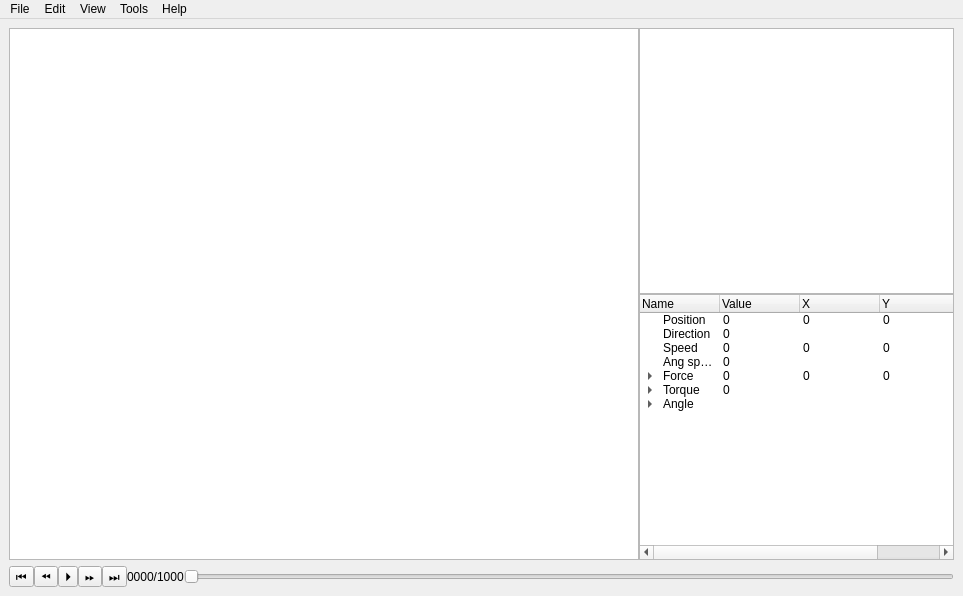
<?xml version="1.0" encoding="UTF-8"?>
<ui version="4.0">
 <class>MainWindow</class>
 <widget class="QMainWindow" name="MainWindow">
  <property name="geometry">
   <rect>
    <x>0</x>
    <y>0</y>
    <width>963</width>
    <height>596</height>
   </rect>
  </property>
  <property name="windowTitle">
   <string>SailsimGUI</string>
  </property>
  <property name="styleSheet">
   <string notr="true"/>
  </property>
  <widget class="QWidget" name="widget">
   <property name="locale">
    <locale language="English" country="Germany"/>
   </property>
   <layout class="QVBoxLayout" name="verticalLayout" stretch="1,0">
    <item>
     <layout class="QHBoxLayout" name="main" stretch="2,1">
      <property name="spacing">
       <number>0</number>
      </property>
      <property name="sizeConstraint">
       <enum>QLayout::SetNoConstraint</enum>
      </property>
      <item>
       <widget class="MapViewView" name="mapView"/>
      </item>
      <item>
       <layout class="QVBoxLayout" name="verticalLayout_3" stretch="1,1">
        <property name="sizeConstraint">
         <enum>QLayout::SetNoConstraint</enum>
        </property>
        <item>
         <widget class="BoatInspectorView" name="boatInspector"/>
        </item>
        <item>
         <widget class="ValueInspectorWidget" name="valueInspector">
          <property name="editTriggers">
           <set>QAbstractItemView::NoEditTriggers</set>
          </property>
          <attribute name="headerCascadingSectionResizes">
           <bool>true</bool>
          </attribute>
          <attribute name="headerDefaultSectionSize">
           <number>80</number>
          </attribute>
          <attribute name="headerMinimumSectionSize">
           <number>30</number>
          </attribute>
          <column>
           <property name="text">
            <string>Name</string>
           </property>
          </column>
          <column>
           <property name="text">
            <string>Value</string>
           </property>
          </column>
          <column>
           <property name="text">
            <string>X</string>
           </property>
          </column>
          <column>
           <property name="text">
            <string>Y</string>
           </property>
          </column>
          <column>
           <property name="text">
            <string>Unit</string>
           </property>
          </column>
          <item>
           <property name="text">
            <string>Position</string>
           </property>
           <property name="text">
            <string>0</string>
           </property>
           <property name="text">
            <string>0</string>
           </property>
           <property name="text">
            <string>0</string>
           </property>
           <property name="text">
            <string>m</string>
           </property>
          </item>
          <item>
           <property name="text">
            <string>Direction</string>
           </property>
           <property name="text">
            <string>0</string>
           </property>
           <property name="text">
            <string/>
           </property>
           <property name="text">
            <string/>
           </property>
           <property name="text">
            <string>Deg</string>
           </property>
          </item>
          <item>
           <property name="text">
            <string>Speed</string>
           </property>
           <property name="text">
            <string>0</string>
           </property>
           <property name="text">
            <string>0</string>
           </property>
           <property name="text">
            <string>0</string>
           </property>
           <property name="text">
            <string>m/s</string>
           </property>
          </item>
          <item>
           <property name="text">
            <string>Ang speed</string>
           </property>
           <property name="text">
            <string>0</string>
           </property>
           <property name="text">
            <string/>
           </property>
           <property name="text">
            <string/>
           </property>
           <property name="text">
            <string>deg/s</string>
           </property>
          </item>
          <item>
           <property name="text">
            <string>Force</string>
           </property>
           <property name="text">
            <string>0</string>
           </property>
           <property name="text">
            <string>0</string>
           </property>
           <property name="text">
            <string>0</string>
           </property>
           <property name="text">
            <string>N</string>
           </property>
           <item>
            <property name="text">
             <string>SailDrag</string>
            </property>
            <property name="text">
             <string>0</string>
            </property>
            <property name="text">
             <string>0</string>
            </property>
            <property name="text">
             <string>0</string>
            </property>
            <property name="text">
             <string>N</string>
            </property>
           </item>
           <item>
            <property name="text">
             <string>SailLift</string>
            </property>
            <property name="text">
             <string>0</string>
            </property>
            <property name="text">
             <string>0</string>
            </property>
            <property name="text">
             <string>0</string>
            </property>
            <property name="text">
             <string>N</string>
            </property>
           </item>
           <item>
            <property name="text">
             <string>CenterboardDrag</string>
            </property>
            <property name="text">
             <string>0</string>
            </property>
            <property name="text">
             <string>0</string>
            </property>
            <property name="text">
             <string>0</string>
            </property>
            <property name="text">
             <string>N</string>
            </property>
           </item>
           <item>
            <property name="text">
             <string>CenterboardLift</string>
            </property>
            <property name="text">
             <string>0</string>
            </property>
            <property name="text">
             <string>0</string>
            </property>
            <property name="text">
             <string>0</string>
            </property>
            <property name="text">
             <string>N</string>
            </property>
           </item>
           <item>
            <property name="text">
             <string>RudderDrag</string>
            </property>
            <property name="text">
             <string>0</string>
            </property>
            <property name="text">
             <string>0</string>
            </property>
            <property name="text">
             <string>0</string>
            </property>
            <property name="text">
             <string>N</string>
            </property>
           </item>
           <item>
            <property name="text">
             <string>RudderLift</string>
            </property>
            <property name="text">
             <string>0</string>
            </property>
            <property name="text">
             <string>0</string>
            </property>
            <property name="text">
             <string>0</string>
            </property>
            <property name="text">
             <string>N</string>
            </property>
           </item>
          </item>
          <item>
           <property name="text">
            <string>Torque</string>
           </property>
           <property name="text">
            <string>0</string>
           </property>
           <property name="text">
            <string/>
           </property>
           <property name="text">
            <string/>
           </property>
           <property name="text">
            <string>Nm</string>
           </property>
           <item>
            <property name="text">
             <string>WaterDrag</string>
            </property>
            <property name="text">
             <string>0</string>
            </property>
            <property name="text">
             <string/>
            </property>
            <property name="text">
             <string/>
            </property>
            <property name="text">
             <string>Nm</string>
            </property>
           </item>
           <item>
            <property name="text">
             <string>Centerboard</string>
            </property>
            <property name="text">
             <string/>
            </property>
            <property name="text">
             <string/>
            </property>
            <property name="text">
             <string/>
            </property>
            <property name="text">
             <string>Nm</string>
            </property>
           </item>
           <item>
            <property name="text">
             <string>Rudder</string>
            </property>
            <property name="text">
             <string>0</string>
            </property>
            <property name="text">
             <string/>
            </property>
            <property name="text">
             <string/>
            </property>
            <property name="text">
             <string>Nm</string>
            </property>
           </item>
           <item>
            <property name="text">
             <string>Hull</string>
            </property>
            <property name="text">
             <string>0</string>
            </property>
            <property name="text">
             <string/>
            </property>
            <property name="text">
             <string/>
            </property>
            <property name="text">
             <string>Nm</string>
            </property>
           </item>
          </item>
          <item>
           <property name="text">
            <string>Angle</string>
           </property>
           <property name="text">
            <string/>
           </property>
           <property name="text">
            <string/>
           </property>
           <property name="text">
            <string/>
           </property>
           <property name="text">
            <string/>
           </property>
           <item>
            <property name="text">
             <string>Main sail</string>
            </property>
            <property name="text">
             <string/>
            </property>
            <property name="text">
             <string/>
            </property>
            <property name="text">
             <string/>
            </property>
            <property name="text">
             <string>Deg</string>
            </property>
           </item>
           <item>
            <property name="text">
             <string>Rudder</string>
            </property>
            <property name="text">
             <string/>
            </property>
            <property name="text">
             <string/>
            </property>
            <property name="text">
             <string/>
            </property>
            <property name="text">
             <string>Deg</string>
            </property>
           </item>
           <item>
            <property name="text">
             <string>LeewayAngle</string>
            </property>
            <property name="text">
             <string/>
            </property>
            <property name="text">
             <string/>
            </property>
            <property name="text">
             <string/>
            </property>
            <property name="text">
             <string>Deg</string>
            </property>
           </item>
          </item>
         </widget>
        </item>
       </layout>
      </item>
     </layout>
    </item>
    <item>
     <layout class="QHBoxLayout" name="controlBar">
      <property name="spacing">
       <number>0</number>
      </property>
      <item>
       <widget class="QToolButton" name="buttonStartFrame">
        <property name="text">
         <string>⏮</string>
        </property>
       </widget>
      </item>
      <item>
       <widget class="QToolButton" name="buttonDecFrame">
        <property name="text">
         <string>⏪</string>
        </property>
        <property name="autoRepeat">
         <bool>true</bool>
        </property>
        <property name="autoRepeatDelay">
         <number>200</number>
        </property>
        <property name="autoRepeatInterval">
         <number>50</number>
        </property>
       </widget>
      </item>
      <item>
       <widget class="QToolButton" name="buttonPlay">
        <property name="text">
         <string>⏵</string>
        </property>
        <property name="checkable">
         <bool>true</bool>
        </property>
        <property name="checked">
         <bool>false</bool>
        </property>
       </widget>
      </item>
      <item>
       <widget class="QToolButton" name="buttonIncFrame">
        <property name="text">
         <string>⏩</string>
        </property>
        <property name="autoRepeat">
         <bool>true</bool>
        </property>
        <property name="autoRepeatDelay">
         <number>200</number>
        </property>
        <property name="autoRepeatInterval">
         <number>50</number>
        </property>
       </widget>
      </item>
      <item>
       <widget class="QToolButton" name="buttonEndFrame">
        <property name="text">
         <string>⏭</string>
        </property>
       </widget>
      </item>
      <item>
       <widget class="QLabel" name="frameNr">
        <property name="text">
         <string>0000/1000</string>
        </property>
       </widget>
      </item>
      <item>
       <widget class="QSlider" name="timeSlider">
        <property name="cursor">
         <cursorShape>OpenHandCursor</cursorShape>
        </property>
        <property name="maximum">
         <number>1024</number>
        </property>
        <property name="orientation">
         <enum>Qt::Horizontal</enum>
        </property>
       </widget>
      </item>
     </layout>
    </item>
   </layout>
  </widget>
  <widget class="QMenuBar" name="menubar">
   <property name="geometry">
    <rect>
     <x>0</x>
     <y>0</y>
     <width>963</width>
     <height>26</height>
    </rect>
   </property>
   <widget class="QMenu" name="menuFile">
    <property name="title">
     <string>File</string>
    </property>
    <addaction name="actionNew"/>
    <addaction name="actionOpen"/>
   </widget>
   <widget class="QMenu" name="menuEdit">
    <property name="title">
     <string>Edit</string>
    </property>
   </widget>
   <widget class="QMenu" name="menuView">
    <property name="title">
     <string>View</string>
    </property>
    <addaction name="actionShowWaypoints"/>
    <addaction name="actionShowWaypointLink"/>
    <addaction name="actionShowMainSailMapView"/>
    <addaction name="actionShowRudderMapView"/>
    <addaction name="separator"/>
    <addaction name="actionShowBoat"/>
    <addaction name="actionShowMainSailBoatInspector"/>
    <addaction name="actionShowRudderBoatInspector"/>
    <addaction name="actionShowBoatDirection"/>
    <addaction name="actionShowSpeed"/>
    <addaction name="actionShowForces"/>
   </widget>
   <widget class="QMenu" name="menuHelp">
    <property name="title">
     <string>Help</string>
    </property>
    <addaction name="actionOpenGithub"/>
   </widget>
   <widget class="QMenu" name="menuTools">
    <property name="title">
     <string>Tools</string>
    </property>
   </widget>
   <addaction name="menuFile"/>
   <addaction name="menuEdit"/>
   <addaction name="menuView"/>
   <addaction name="menuTools"/>
   <addaction name="menuHelp"/>
  </widget>
  <action name="actionNew">
   <property name="text">
    <string>New</string>
   </property>
   <property name="shortcut">
    <string>Ctrl+N</string>
   </property>
  </action>
  <action name="actionOpen">
   <property name="text">
    <string>Open</string>
   </property>
   <property name="shortcut">
    <string>Ctrl+O</string>
   </property>
  </action>
  <action name="actionOpenGithub">
   <property name="text">
    <string>Open Github</string>
   </property>
   <property name="toolTip">
    <string>Open the sailsim repository on Github</string>
   </property>
  </action>
  <action name="actionShowWaypoints">
   <property name="checkable">
    <bool>true</bool>
   </property>
   <property name="text">
    <string>Waypoints</string>
   </property>
  </action>
  <action name="actionShowMainSailMapView">
   <property name="checkable">
    <bool>true</bool>
   </property>
   <property name="text">
    <string>Main sail</string>
   </property>
  </action>
  <action name="actionShowMainSailBoatInspector">
   <property name="checkable">
    <bool>true</bool>
   </property>
   <property name="text">
    <string>Main sail</string>
   </property>
  </action>
  <action name="actionShowRudderMapView">
   <property name="checkable">
    <bool>true</bool>
   </property>
   <property name="text">
    <string>Rudder</string>
   </property>
  </action>
  <action name="actionShowRudderBoatInspector">
   <property name="checkable">
    <bool>true</bool>
   </property>
   <property name="text">
    <string>Rudder</string>
   </property>
   <property name="toolTip">
    <string>Show Rudder in Boat Inspector</string>
   </property>
  </action>
  <action name="actionShowWaypointLink">
   <property name="checkable">
    <bool>true</bool>
   </property>
   <property name="text">
    <string>Waypoint link</string>
   </property>
  </action>
  <action name="actionShowBoat">
   <property name="checkable">
    <bool>true</bool>
   </property>
   <property name="text">
    <string>Boat</string>
   </property>
  </action>
  <action name="actionShowBoatDirection">
   <property name="checkable">
    <bool>true</bool>
   </property>
   <property name="text">
    <string>Direction</string>
   </property>
  </action>
  <action name="actionShowSpeed">
   <property name="checkable">
    <bool>true</bool>
   </property>
   <property name="text">
    <string>Speed</string>
   </property>
  </action>
  <action name="actionShowForces">
   <property name="checkable">
    <bool>true</bool>
   </property>
   <property name="text">
    <string>Forces</string>
   </property>
  </action>
 </widget>
 <customwidgets>
  <customwidget>
   <class>ValueInspectorWidget</class>
   <extends>QTreeWidget</extends>
   <header>sailsim.gui.valueInspector</header>
  </customwidget>
  <customwidget>
   <class>MapViewView</class>
   <extends>QGraphicsView</extends>
   <header>sailsim.gui.mapView</header>
  </customwidget>
  <customwidget>
   <class>BoatInspectorView</class>
   <extends>QGraphicsView</extends>
   <header>sailsim.gui.boatInspector</header>
  </customwidget>
 </customwidgets>
 <tabstops>
  <tabstop>buttonStartFrame</tabstop>
  <tabstop>buttonDecFrame</tabstop>
  <tabstop>buttonPlay</tabstop>
  <tabstop>buttonIncFrame</tabstop>
  <tabstop>buttonEndFrame</tabstop>
  <tabstop>timeSlider</tabstop>
 </tabstops>
 <resources/>
 <connections>
  <connection>
   <sender>timeSlider</sender>
   <signal>valueChanged(int)</signal>
   <receiver>MainWindow</receiver>
   <slot>updateFrame(int)</slot>
   <hints>
    <hint type="sourcelabel">
     <x>354</x>
     <y>571</y>
    </hint>
    <hint type="destinationlabel">
     <x>296</x>
     <y>450</y>
    </hint>
   </hints>
  </connection>
  <connection>
   <sender>buttonIncFrame</sender>
   <signal>clicked()</signal>
   <receiver>MainWindow</receiver>
   <slot>incFrame()</slot>
   <hints>
    <hint type="sourcelabel">
     <x>119</x>
     <y>583</y>
    </hint>
    <hint type="destinationlabel">
     <x>138</x>
     <y>475</y>
    </hint>
   </hints>
  </connection>
  <connection>
   <sender>buttonDecFrame</sender>
   <signal>clicked()</signal>
   <receiver>MainWindow</receiver>
   <slot>decFrame()</slot>
   <hints>
    <hint type="sourcelabel">
     <x>65</x>
     <y>583</y>
    </hint>
    <hint type="destinationlabel">
     <x>42</x>
     <y>408</y>
    </hint>
   </hints>
  </connection>
  <connection>
   <sender>buttonPlay</sender>
   <signal>clicked(bool)</signal>
   <receiver>MainWindow</receiver>
   <slot>pressedPlay(bool)</slot>
   <hints>
    <hint type="sourcelabel">
     <x>95</x>
     <y>583</y>
    </hint>
    <hint type="destinationlabel">
     <x>73</x>
     <y>445</y>
    </hint>
   </hints>
  </connection>
  <connection>
   <sender>buttonStartFrame</sender>
   <signal>clicked()</signal>
   <receiver>MainWindow</receiver>
   <slot>startFrame()</slot>
   <hints>
    <hint type="sourcelabel">
     <x>29</x>
     <y>571</y>
    </hint>
    <hint type="destinationlabel">
     <x>30</x>
     <y>490</y>
    </hint>
   </hints>
  </connection>
  <connection>
   <sender>buttonEndFrame</sender>
   <signal>clicked()</signal>
   <receiver>MainWindow</receiver>
   <slot>endFrame()</slot>
   <hints>
    <hint type="sourcelabel">
     <x>139</x>
     <y>572</y>
    </hint>
    <hint type="destinationlabel">
     <x>149</x>
     <y>524</y>
    </hint>
   </hints>
  </connection>
  <connection>
   <sender>actionShowMainSailMapView</sender>
   <signal>toggled(bool)</signal>
   <receiver>MainWindow</receiver>
   <slot>actionViewShowMainSailMapView(bool)</slot>
   <hints>
    <hint type="sourcelabel">
     <x>-1</x>
     <y>-1</y>
    </hint>
    <hint type="destinationlabel">
     <x>481</x>
     <y>297</y>
    </hint>
   </hints>
  </connection>
  <connection>
   <sender>actionShowRudderMapView</sender>
   <signal>toggled(bool)</signal>
   <receiver>MainWindow</receiver>
   <slot>actionViewShowRudderMapView(bool)</slot>
   <hints>
    <hint type="sourcelabel">
     <x>-1</x>
     <y>-1</y>
    </hint>
    <hint type="destinationlabel">
     <x>481</x>
     <y>297</y>
    </hint>
   </hints>
  </connection>
  <connection>
   <sender>actionShowWaypointLink</sender>
   <signal>toggled(bool)</signal>
   <receiver>MainWindow</receiver>
   <slot>actionViewShowWaypointLink(bool)</slot>
   <hints>
    <hint type="sourcelabel">
     <x>-1</x>
     <y>-1</y>
    </hint>
    <hint type="destinationlabel">
     <x>481</x>
     <y>297</y>
    </hint>
   </hints>
  </connection>
  <connection>
   <sender>actionShowWaypoints</sender>
   <signal>toggled(bool)</signal>
   <receiver>MainWindow</receiver>
   <slot>actionViewShowWaypoints(bool)</slot>
   <hints>
    <hint type="sourcelabel">
     <x>-1</x>
     <y>-1</y>
    </hint>
    <hint type="destinationlabel">
     <x>481</x>
     <y>297</y>
    </hint>
   </hints>
  </connection>
  <connection>
   <sender>actionShowMainSailBoatInspector</sender>
   <signal>toggled(bool)</signal>
   <receiver>MainWindow</receiver>
   <slot>actionViewShowMainSailBoatInspector(bool)</slot>
   <hints>
    <hint type="sourcelabel">
     <x>-1</x>
     <y>-1</y>
    </hint>
    <hint type="destinationlabel">
     <x>481</x>
     <y>297</y>
    </hint>
   </hints>
  </connection>
  <connection>
   <sender>actionShowRudderBoatInspector</sender>
   <signal>toggled(bool)</signal>
   <receiver>MainWindow</receiver>
   <slot>actionViewShowRudderBoatInspector(bool)</slot>
   <hints>
    <hint type="sourcelabel">
     <x>-1</x>
     <y>-1</y>
    </hint>
    <hint type="destinationlabel">
     <x>481</x>
     <y>297</y>
    </hint>
   </hints>
  </connection>
  <connection>
   <sender>actionShowSpeed</sender>
   <signal>toggled(bool)</signal>
   <receiver>MainWindow</receiver>
   <slot>actionViewShowSpeed(bool)</slot>
   <hints>
    <hint type="sourcelabel">
     <x>-1</x>
     <y>-1</y>
    </hint>
    <hint type="destinationlabel">
     <x>481</x>
     <y>297</y>
    </hint>
   </hints>
  </connection>
  <connection>
   <sender>actionShowForces</sender>
   <signal>toggled(bool)</signal>
   <receiver>MainWindow</receiver>
   <slot>actionViewShowForces(bool)</slot>
   <hints>
    <hint type="sourcelabel">
     <x>-1</x>
     <y>-1</y>
    </hint>
    <hint type="destinationlabel">
     <x>481</x>
     <y>297</y>
    </hint>
   </hints>
  </connection>
  <connection>
   <sender>actionShowBoatDirection</sender>
   <signal>toggled(bool)</signal>
   <receiver>MainWindow</receiver>
   <slot>actionViewShowBoatDirection(bool)</slot>
   <hints>
    <hint type="sourcelabel">
     <x>-1</x>
     <y>-1</y>
    </hint>
    <hint type="destinationlabel">
     <x>481</x>
     <y>297</y>
    </hint>
   </hints>
  </connection>
  <connection>
   <sender>actionShowBoat</sender>
   <signal>toggled(bool)</signal>
   <receiver>MainWindow</receiver>
   <slot>actionViewShowBoat(bool)</slot>
   <hints>
    <hint type="sourcelabel">
     <x>-1</x>
     <y>-1</y>
    </hint>
    <hint type="destinationlabel">
     <x>481</x>
     <y>297</y>
    </hint>
   </hints>
  </connection>
 </connections>
 <slots>
  <slot>updateFrame(int)</slot>
  <slot>incFrame()</slot>
  <slot>decFrame()</slot>
  <slot>pressedPlay(bool)</slot>
  <slot>startFrame()</slot>
  <slot>endFrame()</slot>
  <slot>actionViewShowMainSailMapView(bool)</slot>
  <slot>actionViewShowRudderMapView(bool)</slot>
  <slot>actionViewShowWaypointLink(bool)</slot>
  <slot>actionViewShowWaypoints(bool)</slot>
  <slot>actionViewShowRudderBoatInspector(bool)</slot>
  <slot>actionViewShowMainSailBoatInspector(bool)</slot>
  <slot>actionViewShowBoat(bool)</slot>
  <slot>actionViewShowBoatDirection(bool)</slot>
  <slot>actionViewShowSpeed(bool)</slot>
  <slot>actionViewShowForces(bool)</slot>
 </slots>
</ui>
